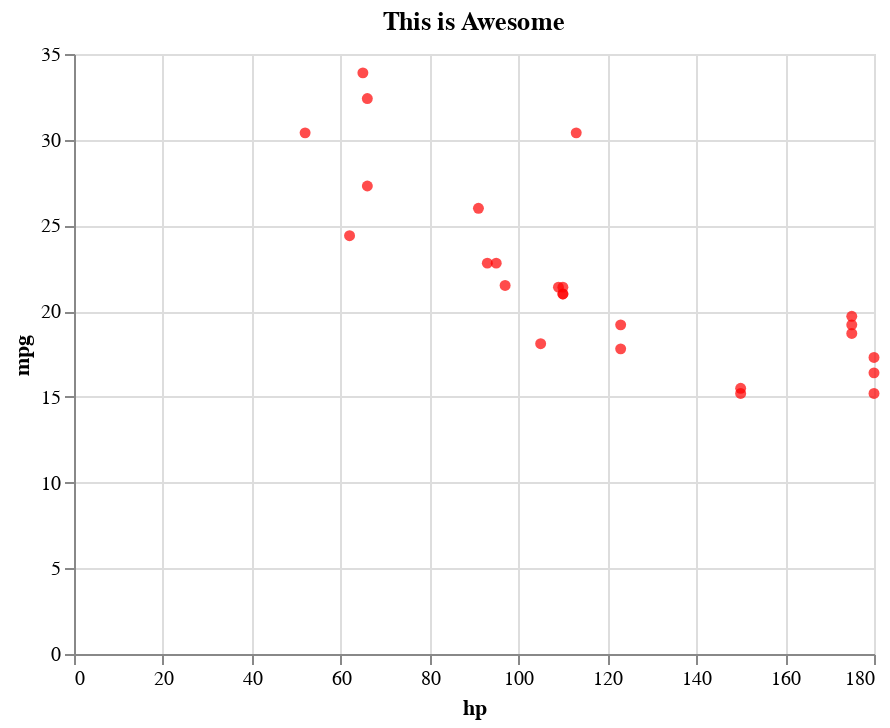

Write notebook code for a chart like this one.
### Code cell
graphic = (alt.Chart(dat,title="This is Awesome").encode(
    x= 'hp',
    y ='mpg'
).mark_circle(color ='red')
)

#graphic1 =alt.Chart(pd.dat({'hp': [80]})).mark_rule().encode(y='mpg')
#graphic2 =alt.Chart(pd.dat({'hp': [160]})).mark_rule().encode(y='mpg')
#graphic3 = graphic + graphic1 + graphic2
graphic

### Figure 1 — Vega-Lite specification as saved in the notebook (floating-point values rounded to 4 significant figures)
{"config": {"view": {"continuousWidth": 400, "continuousHeight": 300}}, "data": {"name": "data-7999b44d2b0472d47900a1fc4e8431e2"}, "mark": {"type": "circle", "color": "red"}, "encoding": {"x": {"field": "hp", "type": "quantitative"}, "y": {"field": "mpg", "type": "quantitative"}}, "title": "This is Awesome", "$schema": "https://vega.github.io/schema/vega-lite/v4.17.0.json", "datasets": {"data-7999b44d2b0472d47900a1fc4e8431e2": [{"car": "Mazda RX4", "mpg": 21.0, "cyl": 6, "disp": 160.0, "hp": 110.0, "drat": 3.9, "wt": 2.62, "qsec": 16.46, "vs": 0.0, "am": 1, "gear": 4, "carb": 4}, {"car": "Mazda RX4 Wag", "mpg": 21.0, "cyl": 6, "disp": 160.0, "hp": 110.0, "drat": 3.9, "wt": 2.875, "qsec": 17.02, "vs": null, "am": 1, "gear": 4, "carb": 4}, {"car": "Datsun 710", "mpg": 22.8, "cyl": 4, "disp": 108.0, "hp": 93.0, "drat": 3.85, "wt": 2.32, "qsec": 18.61, "vs": 1.0, "am": 1, "gear": 999, "carb": 1}, {"car": "Hornet 4 Drive", "mpg": 21.4, "cyl": 6, "disp": 258.0, "hp": 110.0, "drat": 3.08, "wt": null, "qsec": 19.44, "vs": 1.0, "am": 0, "gear": 3, "carb": 1}, {"car": "Hornet Sportabout", "mpg": 18.7, "cyl": 8, "disp": 360.0, "hp": 175.0, "drat": 3.15, "wt": 3.44, "qsec": 17.02, "vs": 0.0, "am": 0, "gear": 3, "carb": 2}, {"car": "Valiant", "mpg": 18.1, "cyl": 6, "disp": 225.0, "hp": 105.0, "drat": 2.76, "wt": null, "qsec": 20.22, "vs": 1.0, "am": 0, "gear": 3, "carb": 1}, {"car": null, "mpg": 14.3, "cyl": 8, "disp": 360.0, "hp": null, "drat": 3.21, "wt": null, "qsec": 15.84, "vs": 0.0, "am": 0, "gear": 3, "carb": 4}, {"car": null, "mpg": 24.4, "cyl": 4, "disp": 146.7, "hp": 62.0, "drat": 3.69, "wt": 3.19, "qsec": 20.0, "vs": 1.0, "am": 0, "gear": 4, "carb": 2}, {"car": "Merc 230", "mpg": 22.8, "cyl": 4, "disp": 140.8, "hp": 95.0, "drat": 3.92, "wt": 3.15, "qsec": 22.9, "vs": 1.0, "am": 0, "gear": 4, "carb": 2}, {"car": "Merc 280", "mpg": 19.2, "cyl": 6, "disp": 167.6, "hp": 123.0, "drat": 3.92, "wt": null, "qsec": 18.3, "vs": 1.0, "am": 0, "gear": 4, "carb": 4}, {"car": "Merc 280C", "mpg": 17.8, "cyl": 6, "disp": 167.6, "hp": 123.0, "drat": 3.92, "wt": 3.44, "qsec": 18.9, "vs": null, "am": 0, "gear": 4, "carb": 4}, {"car": "Merc 450SE", "mpg": 16.4, "cyl": 8, "disp": 275.8, "hp": 180.0, "drat": 3.07, "wt": 4.07, "qsec": 17.4, "vs": 0.0, "am": 0, "gear": 3, "carb": 3}, {"car": "Merc 450SL", "mpg": 17.3, "cyl": 8, "disp": 275.8, "hp": 180.0, "drat": 3.07, "wt": null, "qsec": 17.6, "vs": 0.0, "am": 0, "gear": 3, "carb": 3}, {"car": "Merc 450SLC", "mpg": 15.2, "cyl": 8, "disp": 275.8, "hp": 180.0, "drat": 3.07, "wt": null, "qsec": 18.0, "vs": 0.0, "am": 0, "gear": 3, "carb": 3}, {"car": "Cadillac Fleetwood", "mpg": 10.4, "cyl": 8, "disp": 472.0, "hp": null, "drat": 2.93, "wt": 5.25, "qsec": 17.98, "vs": null, "am": 0, "gear": 3, "carb": 4}, {"car": "Lincoln Continental", "mpg": 10.4, "cyl": 8, "disp": 460.0, "hp": null, "drat": 3.0, "wt": null, "qsec": 17.82, "vs": 0.0, "am": 0, "gear": 3, "carb": 4}, {"car": "Chrysler Imperial", "mpg": 14.7, "cyl": 8, "disp": 440.0, "hp": null, "drat": 3.23, "wt": null, "qsec": 17.42, "vs": 0.0, "am": 0, "gear": 3, "carb": 4}, {"car": "Fiat 128", "mpg": 32.4, "cyl": 4, "disp": 78.7, "hp": 66.0, "drat": 4.08, "wt": 2.2, "qsec": 19.47, "vs": 1.0, "am": 1, "gear": 999, "carb": 1}, {"car": null, "mpg": 30.4, "cyl": 4, "disp": 75.7, "hp": 52.0, "drat": 4.93, "wt": 1.615, "qsec": 18.52, "vs": 1.0, "am": 1, "gear": 999, "carb": 2}, {"car": "Toyota Corolla", "mpg": 33.9, "cyl": 4, "disp": 71.1, "hp": 65.0, "drat": 4.22, "wt": 1.835, "qsec": 19.9, "vs": 1.0, "am": 1, "gear": 999, "carb": 1}, {"car": "Toyota Corona", "mpg": 21.5, "cyl": 4, "disp": 120.1, "hp": 97.0, "drat": 3.7, "wt": null, "qsec": 20.01, "vs": 1.0, "am": 0, "gear": 3, "carb": 1}, {"car": "Dodge Challenger", "mpg": 15.5, "cyl": 8, "disp": 318.0, "hp": 150.0, "drat": 2.76, "wt": 3.52, "qsec": 16.87, "vs": 0.0, "am": 0, "gear": 3, "carb": 2}, {"car": null, "mpg": 15.2, "cyl": 8, "disp": 304.0, "hp": 150.0, "drat": 3.15, "wt": 3.435, "qsec": 17.3, "vs": 0.0, "am": 0, "gear": 3, "carb": 2}, {"car": "Camaro Z28", "mpg": 13.3, "cyl": 8, "disp": 350.0, "hp": null, "drat": 3.73, "wt": null, "qsec": 15.41, "vs": 0.0, "am": 0, "gear": 3, "carb": 4}, {"car": "Pontiac Firebird", "mpg": 19.2, "cyl": 8, "disp": 400.0, "hp": 175.0, "drat": 3.08, "wt": 3.845, "qsec": 17.05, "vs": null, "am": 0, "gear": 3, "carb": 2}, {"car": "Fiat X1-9", "mpg": 27.3, "cyl": 4, "disp": 79.0, "hp": 66.0, "drat": 4.08, "wt": null, "qsec": 18.9, "vs": 1.0, "am": 1, "gear": 999, "carb": 1}, {"car": "Porsche 914-2", "mpg": 26.0, "cyl": 4, "disp": 120.3, "hp": 91.0, "drat": 4.43, "wt": 2.14, "qsec": 16.7, "vs": 0.0, "am": 1, "gear": 999, "carb": 2}, {"car": "Lotus Europa", "mpg": 30.4, "cyl": 4, "disp": 95.1, "hp": 113.0, "drat": 3.77, "wt": null, "qsec": 16.9, "vs": 1.0, "am": 1, "gear": 999, "carb": 2}, {"car": "Ford Pantera L", "mpg": 15.8, "cyl": 8, "disp": 351.0, "hp": null, "drat": 4.22, "wt": null, "qsec": 14.5, "vs": 0.0, "am": 1, "gear": 5, "carb": 4}, {"car": "Ferrari Dino", "mpg": 19.7, "cyl": 6, "disp": 145.0, "hp": 175.0, "drat": 3.62, "wt": 2.77, "qsec": 15.5, "vs": null, "am": 1, "gear": 5, "carb": 6}, {"car": "Maserati Bora", "mpg": 15.0, "cyl": 8, "disp": 301.0, "hp": null, "drat": 3.54, "wt": null, "qsec": 14.6, "vs": null, "am": 1, "gear": 5, "carb": 8}, {"car": "Volvo 142E", "mpg": 21.4, "cyl": 4, "disp": 121.0, "hp": 109.0, "drat": 4.11, "wt": 2.78, "qsec": 18.6, "vs": 1.0, "am": 1, "gear": 999, "carb": 2}]}}
